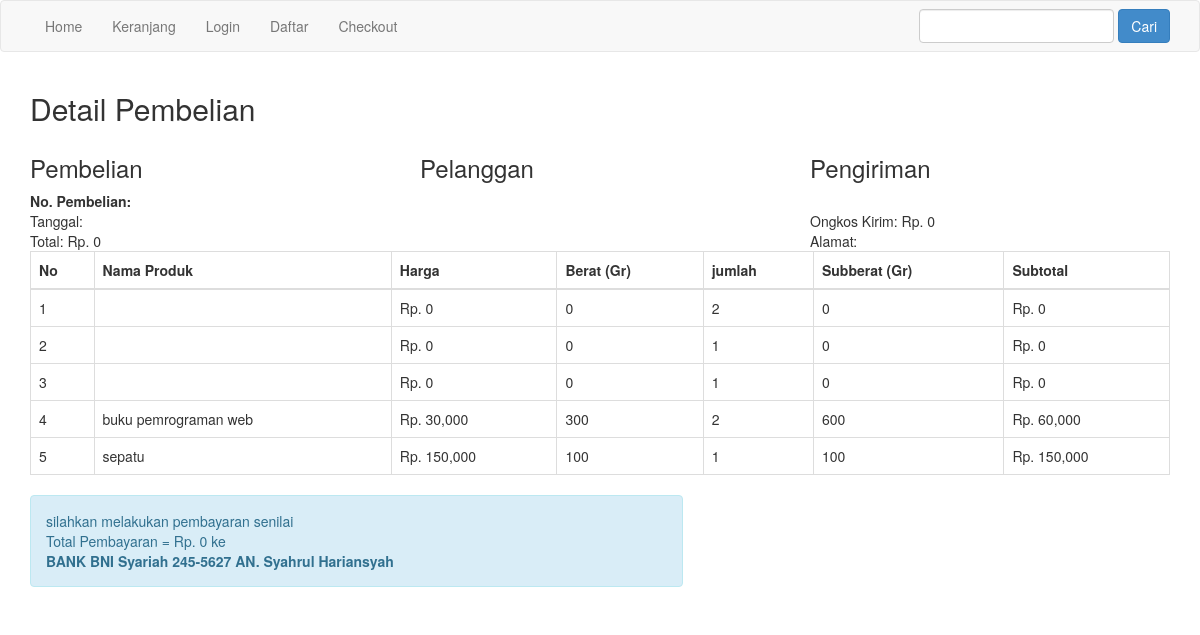
/nota.php, run on the app's committed database.
### tables this page shows
CREATE TABLE `pembelian_produk` (
  `id_pembelian_produk` int(11) NOT NULL AUTO_INCREMENT,
  `id_pembelian` int(11) NOT NULL,
  `id_produk` int(11) NOT NULL,
  `jumlah` int(11) NOT NULL,
  `nama` varchar(100) NOT NULL,
  `harga` int(11) NOT NULL,
  `berat` int(11) NOT NULL,
  `subberat` int(11) NOT NULL,
  `subharga` int(11) NOT NULL,
  PRIMARY KEY (`id_pembelian_produk`)
);

### nota.php (the view, shortened to what this page needs)
<?php
$koneksi = new mysqli("localhost","root","","tokoonline");
?>
<!DOCTYPE html>
<html>
<head>
	<link rel="stylesheet" type="text/css" href="admin/bs-binary-admin/assets/css/bootstrap.css">
</head>
<body>
	<?php include 'menu.php' ?>
<section class="konten">
	<div class="container">
		<h2>Detail Pembelian <?php print_r($_SESSION['pelanggan']['nama_pelanggan']); ?></h2>
<?php
$ambil = $koneksi->query("select * from pembelian join pelanggan on pembelian.id_pelanggan=pelanggan.id_pelanggan where pembelian.id_pembelian='$_GET[id]'");
$detail = $ambil->fetch_assoc();
 ?>
 <div class="row">
 	<div class="col-md-4">
 		<h3>Pembelian</h3>
 		<strong>No. Pembelian: <?php echo $detail['id_pembelian']; ?></strong><br>
 		Tanggal: <?php echo $detail['tanggal_pembelian']; ?><br>
 		Total: Rp. <?php echo number_format($detail['total_pembelian']); ?>
 	</div>
 	<div class="col-md-4">
 		<h3>Pelanggan</h3>
 		<strong><?php echo $detail['nama_pelanggan']; ?></strong> <br>
 		<p>
		 	<?php echo $detail['telpon_pelanggan']; ?> <br>
		 </p>
 	</div>
 	<div class="col-md-4">
 		<h3>Pengiriman</h3>
 		<strong><?php echo $detail['nama_kota'] ?></strong><br>
 		Ongkos Kirim: Rp. <?php echo number_format($detail['tarif']); ?><br>
 		Alamat: <?php echo $detail['alamat_pengiriman'] ?>
 	</div>
 </div>
 <table class="table table-bordered">
 	<thead>
 		<tr>
 			<th>No</th>
 			<th>Nama Produk</th>
 			<th>Harga</th>
 			<th>Berat (Gr)</th>
 			<th>jumlah</th>
 			<th>Subberat (Gr)</th>
 			<th>Subtotal</th>
 		</tr>
 	</thead>
 	<tbody>
 		<?php $nomor=1 ?>
 		<?php $ambil=$koneksi->query("select * from pembelian_produk where id_pembelian='$_GET[id]'"); ?>
 		<?php while($pecah=$ambil->fetch_assoc()){ ?>
 		<tr>
 			<td><?php echo $nomor; ?></td>
 			<td><?php echo $pecah['nama'];?></td>
 			<td> Rp. <?php echo number_format($pecah['harga']); ?></td>
 			<td><?php echo $pecah['berat'];?></td>
 			<td><?php echo $pecah['jumlah']; ?></td>
 			<td><?php echo $pecah['subberat']; ?></td>
 			<td> Rp. <?php echo number_format($pecah['subharga']); ?></td>
 		</tr>
 		<?php $nomor++; ?>
 	<?php } ?>
 	</tbody>
 </table>
 <div class="row">
 	<div class="col-md-7">
 		<div class="alert alert-info">
 			<p>
 				silahkan melakukan pembayaran senilai <br>
 				Total Pembayaran = Rp. <?php echo number_format($detail['total_pembelian']); ?>  ke <br>
 				<strong>BANK BNI Syariah 245-5627 AN. Syahrul Hariansyah</strong>
 			</p>
 		</div>
 	</div>
 </div>
	</div>
</section>
</body>
</html>

### data on the page
pembelian_produk: harga "0", berat "0", jumlah "2", subberat "0", subharga "0"
pembelian_produk: harga "0", berat "0", jumlah "1", subberat "0", subharga "0"
pembelian_produk: harga "0", berat "0", jumlah "1", subberat "0", subharga "0"
pembelian_produk: nama "buku pemrograman web", harga "30,000", berat "300", jumlah "2", subberat "600", subharga "60,000"
pembelian_produk: nama "sepatu", harga "150,000", berat "100", jumlah "1", subberat "100", subharga "150,000"

### other printed values
$detail['total_pembelian'] "0"
$detail['tarif'] "0"
